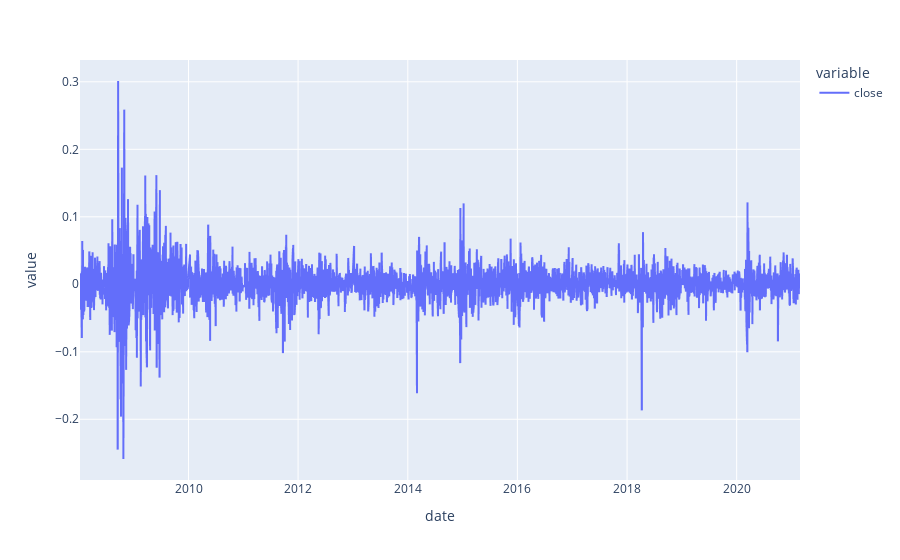

The cell this chart's notebook holds for it:
### Code cell
px.line(np.log(sber_daily['close'] / sber_daily['close'].shift(1)))

### Figure 1 — Plotly figure (JSON) as saved in the notebook; plotly's stock layout.template omitted (floating-point values rounded to 4 significant figures; data arrays with more than 128 entries replaced by an {"elided": "..."} marker saying what was removed)
{"data": [{"hovertemplate": "variable=close<br>date=%{x}<br>value=%{y}<extra></extra>", "legendgroup": "close", "line": {"color": "#636efa", "dash": "solid"}, "mode": "lines", "name": "close", "showlegend": true, "type": "scattergl", "x": {"elided": "3296 str values"}, "xaxis": "x", "y": {"elided": "3296 float values"}, "yaxis": "y"}], "layout": {"autosize": true, "legend": {"title": {"text": "variable"}, "tracegroupgap": 0}, "margin": {"t": 60}, "xaxis": {"anchor": "y", "autorange": true, "domain": [0, 1], "range": ["2008-01-09", "2021-02-26"], "title": {"text": "date"}, "type": "date"}, "yaxis": {"anchor": "x", "autorange": true, "domain": [0, 1], "range": [-0.29, 0.3323], "title": {"text": "value"}, "type": "linear"}}}
